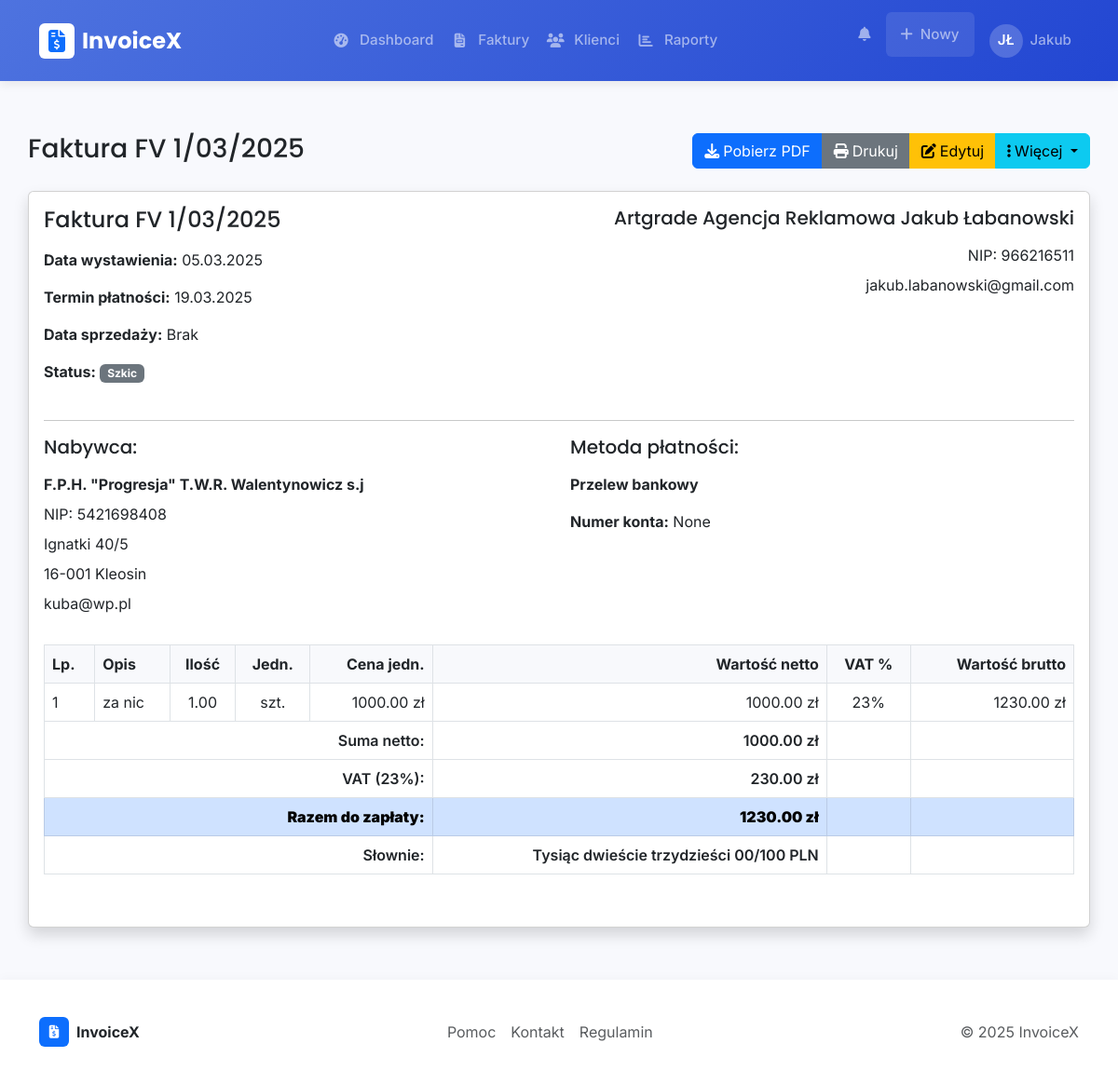
/invoice/1 (signed in), run on an earlier commit of the app's database.
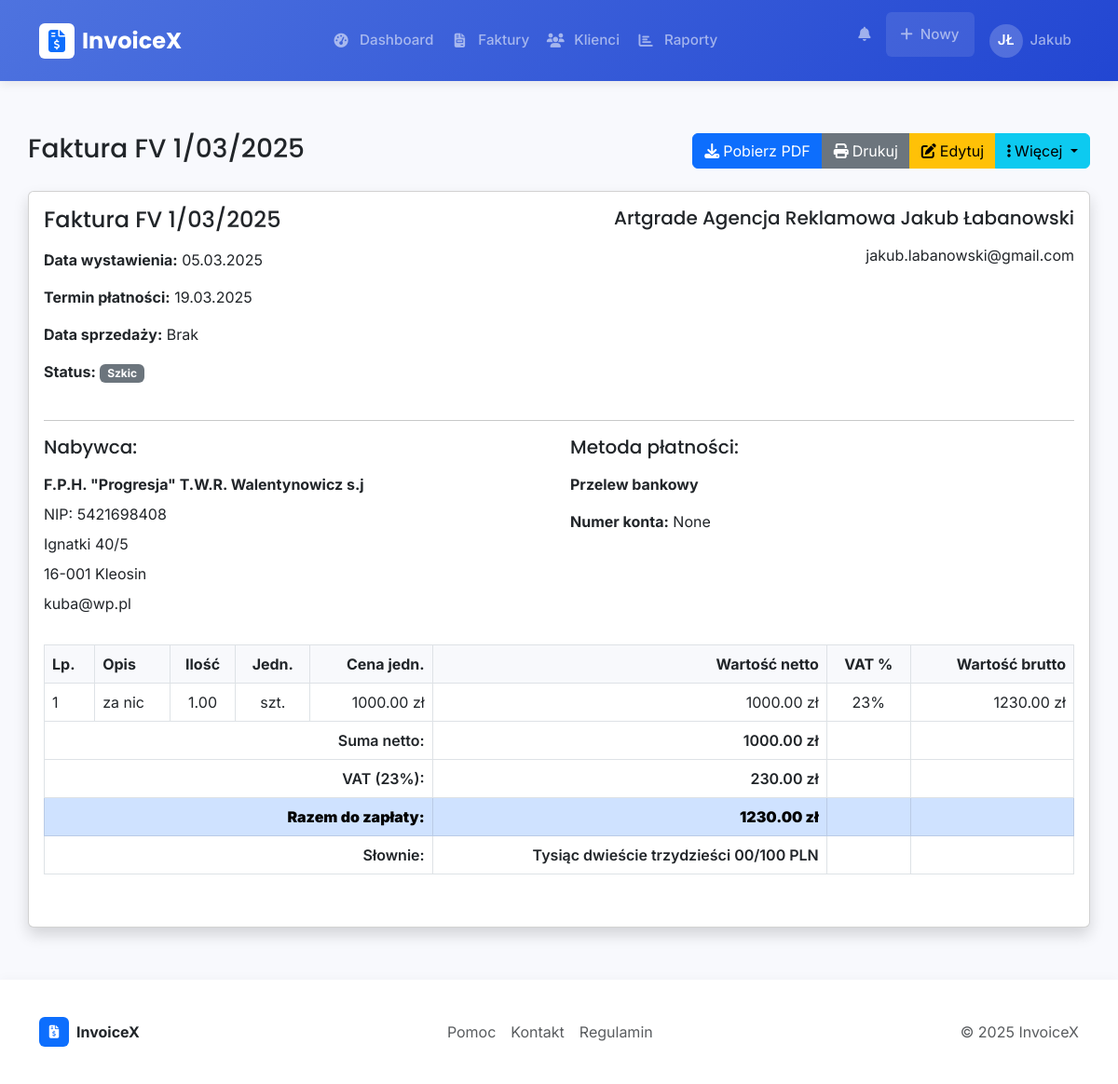
And on a later commit of the database.
### app/models/user.py (models this page shows, shortened)
class User(db.Model, UserMixin):
    __tablename__ = 'users'
    id = db.Column(db.Integer, primary_key=True)
    uuid = db.Column(db.String(36), unique=True, default=lambda: str(uuid.uuid4()))
    email = db.Column(db.String(120), unique=True, nullable=False, index=True)
    password_hash = db.Column(db.String(256), nullable=False)
    first_name = db.Column(db.String(50), nullable=False)
    last_name = db.Column(db.String(50), nullable=False)
    company_name = db.Column(db.String(100))
    tax_id = db.Column(db.String(50))  # NIP
    address_line1 = db.Column(db.String(100))
    address_line2 = db.Column(db.String(100))
    city = db.Column(db.String(50))
    postal_code = db.Column(db.String(20))
    country = db.Column(db.String(50))
    phone = db.Column(db.String(20))
    logo = db.Column(db.String(255))  # Ścieżka do pliku logo
    is_active = db.Column(db.Boolean, default=True)
    confirmed = db.Column(db.Boolean, default=False)
    confirmed_on = db.Column(db.DateTime)
    created_at = db.Column(db.DateTime, default=datetime.utcnow)
    updated_at = db.Column(db.DateTime, default=datetime.utcnow, onupdate=datetime.utcnow)
    last_login = db.Column(db.DateTime)
    clients = db.relationship('Client', backref='user', lazy='dynamic', cascade='all, delete-orphan')
    invoices = db.relationship('Invoice', backref='user', lazy='dynamic', cascade='all, delete-orphan')

### app/routes/invoice.py (the view)
@invoice_bp.route('/<int:invoice_id>')
@login_required
def view(invoice_id):
    invoice = Invoice.query.filter_by(id=invoice_id, user_id=current_user.id).first_or_404()
    client = Client.query.get_or_404(invoice.client_id)
    if invoice.is_overdue() and invoice.status != InvoiceStatus.PAID:
        invoice.status = InvoiceStatus.OVERDUE
        db.session.commit()
    return render_template('invoice/view.html', title=f'Faktura {invoice.invoice_number}',
                          invoice=invoice, client=client)

### app/models/invoice.py (called while the page is built)
    def is_overdue(self):
        return (not self.status == InvoiceStatus.PAID and
                self.due_date < datetime.utcnow().date())

    def amount_in_words(self):
        return "Tysiąc dwieście trzydzieści 00/100 PLN"

### app/models/user.py (called while the page is built)
@login_manager.user_loader
def load_user(user_id):
    return User.query.get(user_id)

### app/templates/invoice/view.html (shortened to what the changed rows need)
{% extends 'layout.html' %}
{% block content %}
<div class="row mb-4 no-print">
    <div class="col-md-6">
        <h1 class="h3 mb-0 text-gray-800">Faktura {{ invoice.invoice_number }}</h1>
    </div>
</div>
<div class="card shadow mb-4 invoice-print">
    <div class="card-body">
        <div class="row mb-4">
            <div class="col-md-6">
                <h2 class="h4 mb-3">Faktura {{ invoice.invoice_number }}</h2>
            </div>
            <div class="col-md-6 text-md-end">
                {% if current_user.company_name %}
                <h3 class="h5 mb-3">{{ current_user.company_name }}</h3>
                {% else %}
                <h3 class="h5 mb-3">{{ current_user.first_name }} {{ current_user.last_name }}</h3>
                {% endif %}
                {% if current_user.tax_id %}
                <div class="mb-2">NIP: {{ current_user.tax_id }}</div>
                {% endif %}
                {% if current_user.email %}
                <div class="mb-2">{{ current_user.email }}</div>
                {% endif %}
            </div>
        </div>
        <div class="table-responsive mb-4">
            <table class="table table-bordered invoice-items-table">
                <thead>
                    <tr>
                        <th>Lp.</th>
                        <th>Opis</th>
                        <th class="text-center">Ilość</th>
                        <th class="text-center">Jedn.</th>
                        <th class="text-end">Cena jedn.</th>
                        <th class="text-end">Wartość netto</th>
                        {% if invoice.tax_rate > 0 %}
                        <th class="text-center">VAT %</th>
                        <th class="text-end">Wartość brutto</th>
                        {% endif %}
                    </tr>
                </thead>
            </table>
        </div>
    </div>
</div>
{% endblock %}

### app/templates/layout.html (shortened to what the changed rows need)
<!DOCTYPE html>
<html lang="pl">
<head>
    <link href="https://cdn.jsdelivr.net/npm/bootstrap@5.3.0/dist/css/bootstrap.min.css" rel="stylesheet">
    <link rel="stylesheet" href="https://cdnjs.cloudflare.com/ajax/libs/font-awesome/6.4.0/css/all.min.css">
    <link rel="stylesheet" href="{{ url_for('static', filename='css/style.css') }}">
</head>
<body>
    {% if current_user.is_authenticated %}
    <nav class="navbar navbar-expand-lg navbar-dark sticky-top">
        <div class="container">
            <a class="navbar-brand d-flex align-items-center" href="{{ url_for('dashboard.index') }}">
                <div class="brand-icon me-2 d-flex align-items-center justify-content-center bg-white text-primary rounded" style="width: 38px; height: 38px;">
                    <i class="fas fa-file-invoice-dollar"></i>
                </div>
                {{ app_name }}
            </a>
            <div class="collapse navbar-collapse" id="navbarMain">
                <ul class="navbar-nav mx-auto">
                    <li class="nav-item">
                        <a class="nav-link d-flex align-items-center" href="{{ url_for('dashboard.index') }}">
                            <span class="nav-icon"><i class="fas fa-tachometer-alt"></i></span>
                            Dashboard
                        </a>
                    </li>
                    <li class="nav-item">
                        <a class="nav-link d-flex align-items-center" href="{{ url_for('dashboard.invoices') }}">
                            <span class="nav-icon"><i class="fas fa-file-invoice"></i></span>
                            Faktury
                        </a>
                    </li>
                    <li class="nav-item">
                        <a class="nav-link d-flex align-items-center" href="{{ url_for('dashboard.clients') }}">
                            <span class="nav-icon"><i class="fas fa-users"></i></span>
                            Klienci
                        </a>
                    </li>
                    <li class="nav-item">
                        <a class="nav-link d-flex align-items-center" href="{{ url_for('reports.index') }}">
                            <span class="nav-icon"><i class="fas fa-chart-bar"></i></span>
                            Raporty
                        </a>
                    </li>
                </ul>
                <ul class="navbar-nav">
                    <li class="nav-item me-2">
                        <a class="nav-link notification-badge" href="#" title="Powiadomienia">
                            <i class="fas fa-bell"></i>
                        </a>
                    </li>
                    <li class="nav-item dropdown me-2">
                        <a class="nav-link dropdown-toggle d-flex align-items-center px-3 rounded bg-white bg-opacity-10"
                           href="#" id="navbarDropdownCreate" role="button"
                           data-bs-toggle="dropdown" aria-expanded="false">
                            <i class="fas fa-plus me-2"></i>Nowy
                        </a>
                    </li>
                    <li class="nav-item dropdown">
                        <a class="nav-link dropdown-toggle d-flex align-items-center" href="#"
                           id="navbarDropdownUser" role="button"
                           data-bs-toggle="dropdown" aria-expanded="false">
                            <div class="user-avatar">
                                {{ current_user.first_name[0] }}{{ current_user.last_name[0] if current_user.last_name else "" }}
                            </div>
                            <span>{{ current_user.first_name }}</span>
                        </a>
                    </li>
                </ul>
            </div>
        </div>
    </nav>
    {% endif %}
    <main class="main-content container">
        {% block content %}{% endblock %}
    </main>
</body>
</html>

What changed in the data, as far as the page shows it:
changed User "Artgrade Agencja Reklamowa Jakub Łabanowski": tax_id "966216511" → (not shown)
Also different on the page:
text no longer shown: "NIP:"
